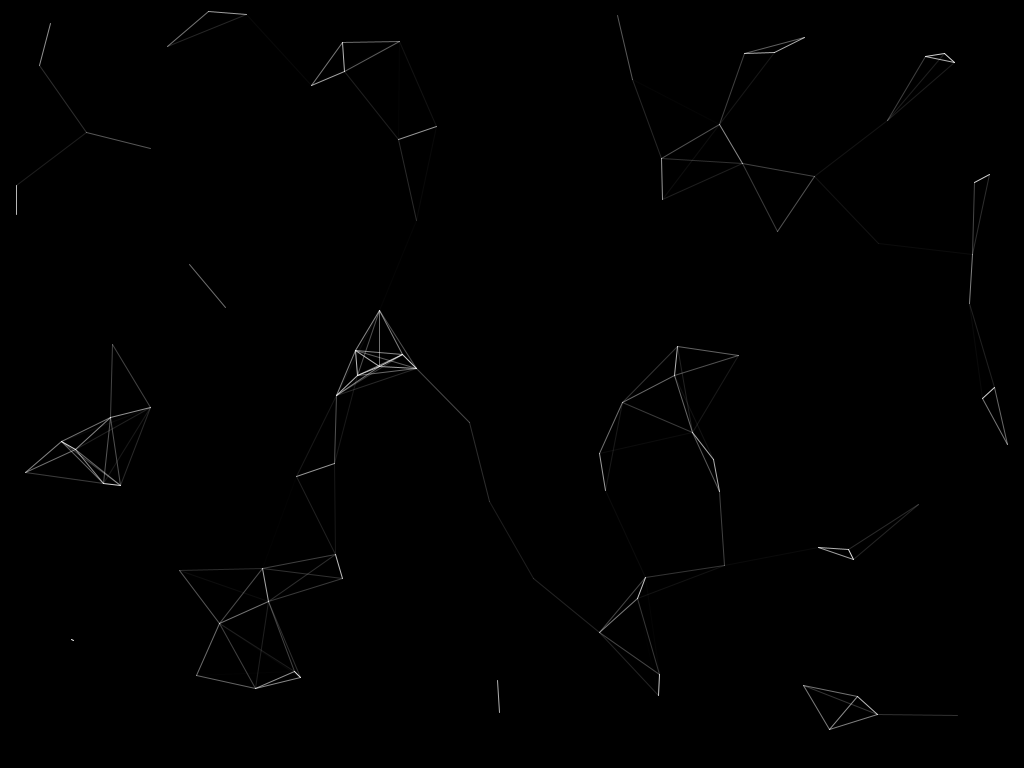
Frame 1 (no input)
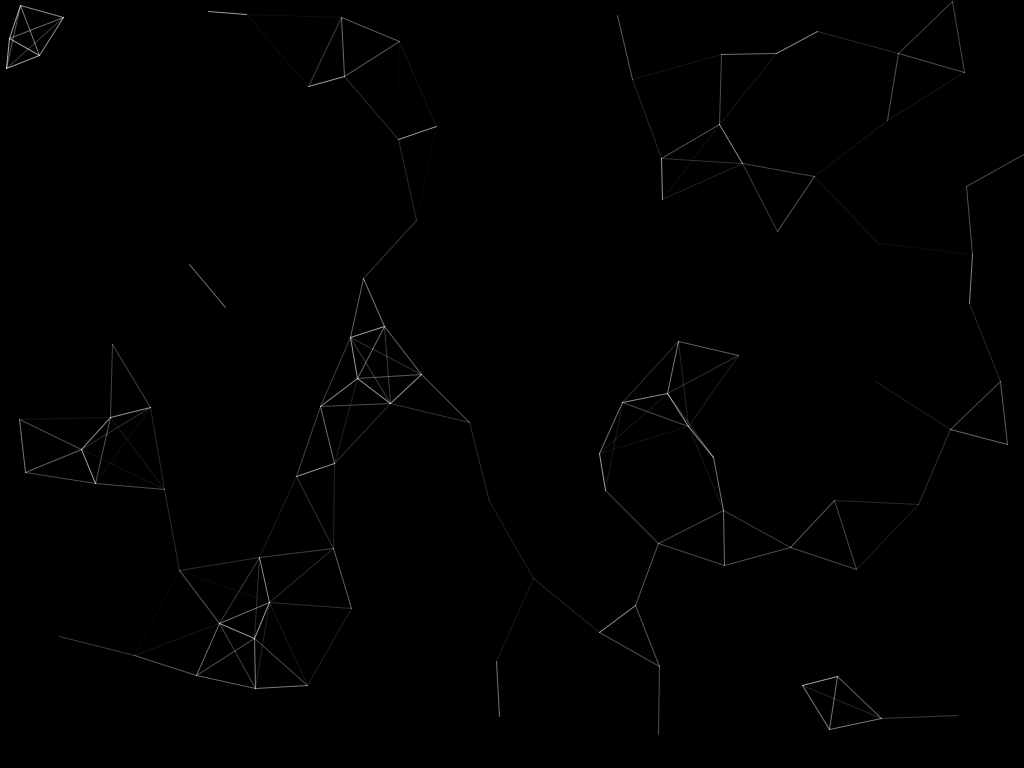
Frame 60 (the mouse pressed at the canvas centre just before this capture)
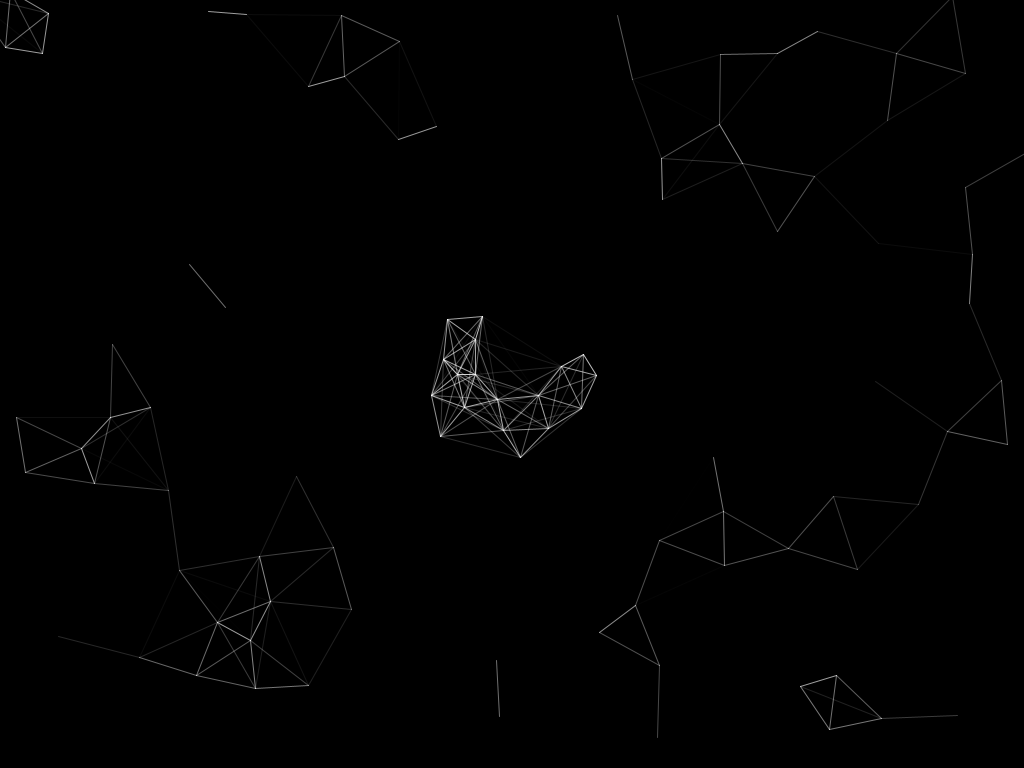
Frame 120 (the mouse held since frame 60 and released just before this capture)

The Processing sketch that drew these frames (run headless with seeded random() and noise(); from frame 60 on, the mouse is pressed at the canvas centre):

// Processing sketch: processing_101251
// ── processing_101251.pde

/**
5.2012 Chris Sugrue
Shakerag Workshop

Creating repulsion forces between particles and attraction between particles and mouse.

**/

ArrayList particles = new ArrayList();
float gravity = .1;
float wind    = .02;
float mouseRadius = 200;
float MAX_DIST = 100;

void setup()
{
  size(1024,768);
  for( int i = 0; i < 100; i++)
    addParticle(random(0,width),random(0,height));
    
  smooth();
}

void draw()
{
  background(0);

  
  // create repsulsion from other particles
  for( int i = 0; i < particles.size(); i++)
  {
    Particle P = (Particle)(particles.get(i));
    
    for( int j = 0; j < i; j++)
    {
      Particle J = (Particle)(particles.get(j));
      PVector diffVec = PVector.sub( P.pos, J.pos );
      float d = diffVec.mag();
      if(d < 35 )
      {
            diffVec.normalize();
            diffVec.mult(0.75);
            P.applyForce(diffVec);
            
            // apply the opposite vector to J so it also repels
            diffVec.mult(-1);
            J.applyForce(diffVec);
      }
      
      if(d < 100 )
        P.drawLine(d,J.pos.x,J.pos.y);

    }
  }
  
  
  // create a vector with mouse position
  PVector mouseP = new PVector(mouseX,mouseY);

  // create attraction force towards mouse position
  for( int i = 0; i < particles.size(); i++)
  {
    Particle P = (Particle)(particles.get(i));
    
    // calculate difference to mouse
    PVector diffVec = PVector.sub( mouseP, P.pos ); 

    // calculate distance squared (faster)
    float d = (diffVec.x*diffVec.x)+(diffVec.y*diffVec.y); //diffVec.mag();

    // normalize to get the direction
    diffVec.normalize();

    if(d < (mouseRadius*mouseRadius) && d > (10*10)) {

      float force = 0.95  * (sqrt(d) / mouseRadius);
      diffVec.mult(force);
      P.applyForce(diffVec);
     
    }

    P.update();
  }

  // draw everybody
  //smooth();
  //for( int i = 0; i < particles.size(); i++)
  //{
    //Particle P = (Particle)(particles.get(i));
    //P.render();
  //}
  
  println(frameRate);
}

void addParticle(float x, float y)
{
  Particle P = new Particle(x,y);
  particles.add(P);
}


void mouseReleased()
{
  addParticle(mouseX, mouseY);
}


void keyPressed()
{

}

class Particle {

  PVector pos,acc,vel;
  float mass;
  
  Particle(float x, float y)
  {
    pos   = new PVector(x,y);
    acc   = new PVector(0,0);
    vel   = new PVector(0,0);
    mass = 5;
  }

  void applyForce( PVector force )
  {
    force.div(mass);
    acc.add(force);
  }
  
  void update()
  {
    // apply drag
    float drag = -.25;
    PVector dragForce = PVector.mult(vel,drag);   
    applyForce(dragForce);
    
    vel.add(acc);
    pos.add(vel);
    acc.mult(0);
  }

  void render()
  {
    ellipse(pos.x,pos.y,30,30);
  }
  
   void drawLine(float myDist, float tx, float ty)
  {
      float a = map(myDist,MAX_DIST,0,0,255);
      stroke(255,a);
      line(pos.x,pos.y,tx,ty);
  }

}
